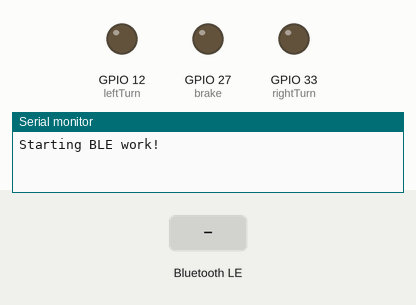
The sketch below on a simulated ESP32. On the bench: output pins drawn as LEDs (lit = HIGH), the last lines printed to the serial monitor. The inputs (shaded band) are chosen by the test bench. Nothing arrives over Bluetooth unless stated; a phone connects over Bluetooth LE 3 s after start.

Above: at 1.2 s.
1.3 s: Bluetooth LE write "Q" received
At 2.3 s:
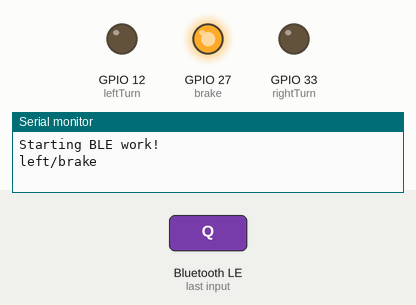
3.0 s: Bluetooth LE write "W" received
At 3.7 s:
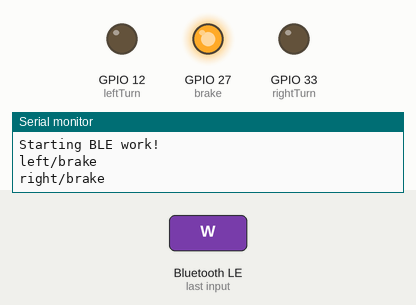
4.5 s: Bluetooth LE write "L" received
At 5.4 s:
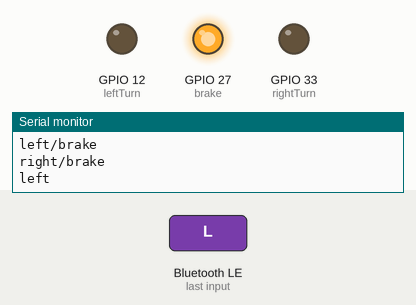
Timing chart, 0 to 7.5 s (numbered marks = the images above; inputs shaded):
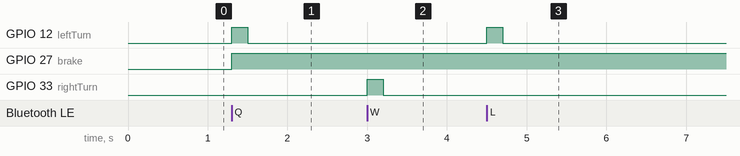

Measured:
- after the input at 1.3 s, GPIO 12 (leftTurn): LOW → HIGH at once, → LOW 0.20 s later; GPIO 27 (brake): LOW → HIGH at once
- after the input at 3.0 s, GPIO 33 (rightTurn): LOW → HIGH at once, → LOW 0.20 s later
- after the input at 4.5 s, GPIO 12 (leftTurn): LOW → HIGH at once, → LOW 0.20 s later

The sketch:

lit_vest.ino
```cpp
#include <BLEDevice.h>
#include <BLEUtils.h>
#include <BLEServer.h>

// See the following for generating UUIDs:
// https://www.uuidgenerator.net/

#define SERVICE_UUID        "358d694a-79c2-11ec-90d6-0242ac120003"
#define CHARACTERISTIC_UUID "6f9a8c4e-79c2-11ec-90d6-0242ac120003"

const int leftTurn = 12;
const int rightTurn =  33;
const int brake = 27;
int leftState = 0;
int rightState = 0;
int brakeState = 0;

class MyCallbackHandler: public BLECharacteristicCallbacks {
  void onWrite(BLECharacteristic* pCharacteristic){
    std::string value = pCharacteristic->getValue();
    if (value == "Q") {
      digitalWrite(leftTurn, HIGH);
      digitalWrite(brake, HIGH);
      Serial.println("left/brake");
    }
    else if (value == "W") {
      digitalWrite(rightTurn, HIGH);
      digitalWrite(brake, HIGH);
      Serial.println("right/brake");
    }
    else if (value == "L") {
      digitalWrite(leftTurn, HIGH);
      Serial.println("left");
    }
    else if (value == "R") {
      digitalWrite(rightTurn, HIGH);
      Serial.println("right");
    }
    else if (value == "B") {
      digitalWrite(brake, HIGH);
      Serial.println("brake");
    }
    if(value == "B" && value == "LB" && value == "RB"){
      digitalWrite(brake, LOW);
    }
    delay(200);
    digitalWrite(leftTurn, LOW);
    digitalWrite(rightTurn,LOW);
    delay(200);
  }
};

void setup() {
  Serial.begin(115200);
  Serial.println("Starting BLE work!");

  BLEDevice::init("lit_mainframe");
  BLEServer *pServer = BLEDevice::createServer();
  BLEService *pService = pServer->createService(SERVICE_UUID);
  BLECharacteristic *pCharacteristic = pService->createCharacteristic(
                                         CHARACTERISTIC_UUID,
                                         BLECharacteristic::PROPERTY_READ |
                                         BLECharacteristic::PROPERTY_WRITE
                                       );

  pCharacteristic->setValue("get lit yo");
  pCharacteristic->setCallbacks(new MyCallbackHandler());
  pService->start();
  BLEAdvertising *pAdvertising = pServer->getAdvertising();
  pAdvertising->addServiceUUID(SERVICE_UUID);
  pAdvertising->start();

  pinMode(leftTurn, OUTPUT);
  pinMode(rightTurn, OUTPUT);
  pinMode(brake, OUTPUT);
}

void loop() {
  delay(50);
}
```
